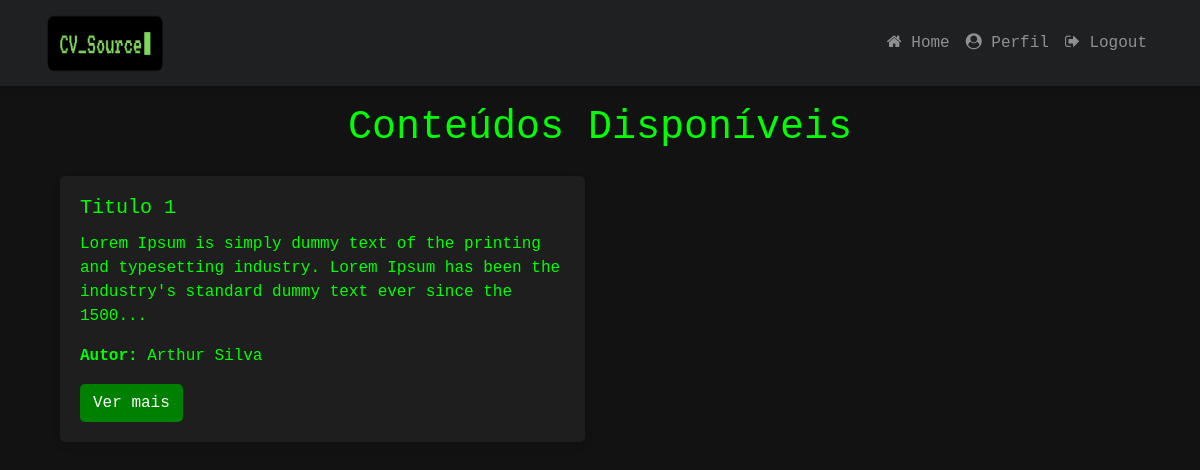
Page / (signed in) on the earlier database version.
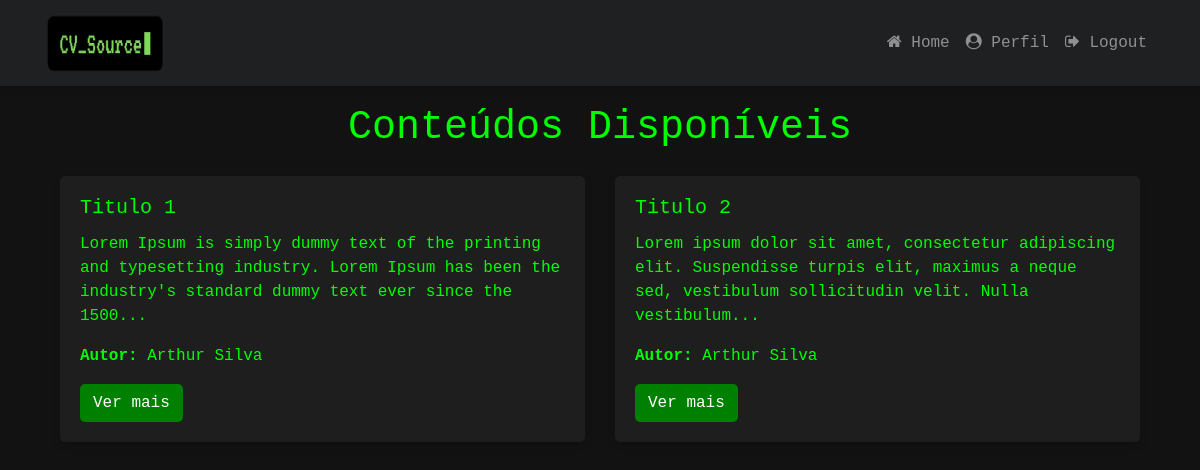
Same page on the later database version.
### website/models.py (models this page shows, shortened)
class Content(db.Model):
    id = db.Column(db.Integer, primary_key=True)
    title = db.Column(db.String(150), nullable=False)
    description = db.Column(db.String(500), nullable=False)
    link = db.Column(db.String(500))  # link para conteúdo externo (opcional)
    author = db.Column(db.String(150), nullable=False)
    youtube_url = db.Column(db.String(500))

### website/views.py (the view)
@views.route('/')
@login_required
def home():
    contents = Content.query.all()
    return render_template("home.html", user=current_user, contents=contents)

### website/__init__.py (called while the page is built)
def create_app():
    app = Flask(__name__)
    app.config['SECRET_KEY'] = 'your_secret_key'  # Substitua por uma chave segura
    app.config['SQLALCHEMY_DATABASE_URI'] = f'sqlite:///{DB_NAME}'
    db.init_app(app)
    migrate.init_app(app, db)  # Configuração do Flask-Migrate
    from .views import views
    from .auth import auth
    app.register_blueprint(views, url_prefix='/')
    app.register_blueprint(auth, url_prefix='/')
    from .models import User, Content
    with app.app_context():
        db.create_all()
    login_manager = LoginManager()
    login_manager.login_view = 'auth.login'
    login_manager.init_app(app)
    @login_manager.user_loader
    def load_user(id):
        return User.query.get(int(id))
    @app.context_processor
    def inject_user():
        return dict(user=current_user)
    return app

### website/templates/home.html (shortened to what this page needs)
{% extends "base.html" %}
{% block content %}
    <div class="container mt-4">
        <h1 class="text-center mb-4">Conteúdos Disponíveis</h1>
        <div class="row">
            {% for content in contents %}
            <div class="col-md-6 mb-4">
                <div class="card card-custom">
                    <div class="card-body">
                        <h5 class="card-title">
                            <a href="{{ url_for('views.view_content', content_id=content.id) }}" style="color: #00FF00;">
                                {{ content.title }}
                            </a>
                        </h5>
                        <p class="card-text">
                            {{ content.description[:150] }}{% if content.description|length > 150 %}...{% endif %}
                        </p>
                        <p><strong>Autor:</strong> {{ content.author }}</p>
                        <a href="{{ url_for('views.view_content', content_id=content.id) }}" class="btn btn-custom">
                            Ver mais
                        </a>
                    </div>
                </div>
            </div>
            {% endfor %}
        </div>
    </div>
{% endblock %}

### website/templates/base.html (shortened to what this page needs)
<!DOCTYPE html>
<html>
  <head>
    <link
      rel="stylesheet"
      href="https://stackpath.bootstrapcdn.com/bootstrap/4.4.1/css/bootstrap.min.css"
    />
    <link
      rel="stylesheet"
      href="https://stackpath.bootstrapcdn.com/font-awesome/4.7.0/css/font-awesome.min.css"
    />
  </head>
  <body>
    <nav class="navbar navbar-expand-lg navbar-custom navbar-dark fixed-top">
      <div class="container">
        <a class="navbar-brand d-flex align-items-center" href="/">
          <img src="{{ url_for('static', filename='images/CV_Source.png') }}" width="120" height="60" alt="Logo">
        </a>
        <div class="collapse navbar-collapse" id="navbarContent">
          <ul class="navbar-nav ml-auto">
            {% if user.is_authenticated %}
              <li class="nav-item">
                <a class="nav-link" href="/">
                  <i class="fa fa-home"></i> Home
                </a>
              </li>
              <li class="nav-item">
                <a class="nav-link" href="/profile">
                  <i class="fa fa-user-circle"></i> Perfil
                </a>
              </li>
              <li class="nav-item">
                <a class="nav-link" href="/logout">
                  <i class="fa fa-sign-out"></i> Logout
                </a>
              </li>
            {% endif %}
          </ul>
        </div>
      </div>
    </nav>
    <div class="container mt-4">
      {% block content %}{% endblock %}
    </div>
  </body>
</html>

### website/templates/base.html (style rules this page uses)
body { padding-top: 80px; background-color: #121212; color: #00FF00; font-family: "Courier New", Courier, monospace; }
.navbar-custom { background-color: #1f2022 !important; box-shadow: 0 4px 6px rgba(0, 0, 0, 0.1); }
.card-custom { background-color: #1e1e1e; border: none; border-radius: 5px; box-shadow: 0 4px 8px rgba(0, 0, 0, 0.1); transition: transform 0.3s ease; color: #00FF00; }
.btn-custom { border-radius: 5px; background-color: #008000; color: white; }

Differences in the rows shown:
added Content: title "Titulo 2", description "Lorem ipsum dolor sit amet, consectetur adipiscing elit. Suspendisse turpis elit, maximus a neque sed, vestibulum sollicitudin velit. Nulla vestibulum", author "Arthur Silva"
